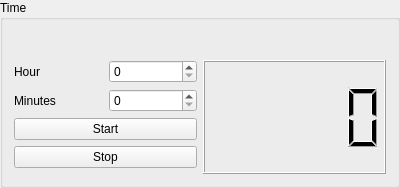
<?xml version="1.0" encoding="UTF-8"?>
<ui version="4.0">
 <class>DruidTimer</class>
 <widget class="QGroupBox" name="DruidTimer">
  <property name="geometry">
   <rect>
    <x>0</x>
    <y>0</y>
    <width>400</width>
    <height>181</height>
   </rect>
  </property>
  <property name="windowTitle">
   <string>GroupBox</string>
  </property>
  <property name="title">
   <string>Time</string>
  </property>
  <layout class="QGridLayout" name="gridLayout">
   <property name="topMargin">
    <number>40</number>
   </property>
   <item row="2" column="0">
    <widget class="QPushButton" name="_time_stop">
     <property name="text">
      <string>Stop</string>
     </property>
    </widget>
   </item>
   <item row="0" column="0">
    <layout class="QGridLayout" name="gridLayout_3">
     <item row="0" column="0">
      <widget class="QLabel" name="label_3">
       <property name="text">
        <string>Hour</string>
       </property>
      </widget>
     </item>
     <item row="0" column="1">
      <widget class="QSpinBox" name="_time_hour"/>
     </item>
     <item row="1" column="0">
      <widget class="QLabel" name="label_4">
       <property name="text">
        <string>Minutes</string>
       </property>
      </widget>
     </item>
     <item row="1" column="1">
      <widget class="QSpinBox" name="_time_minutes"/>
     </item>
    </layout>
   </item>
   <item row="1" column="0">
    <widget class="QPushButton" name="_time_start">
     <property name="text">
      <string>Start</string>
     </property>
    </widget>
   </item>
   <item row="0" column="2" rowspan="4">
    <widget class="QLCDNumber" name="_time_lcd"/>
   </item>
  </layout>
 </widget>
 <resources/>
 <connections/>
</ui>
